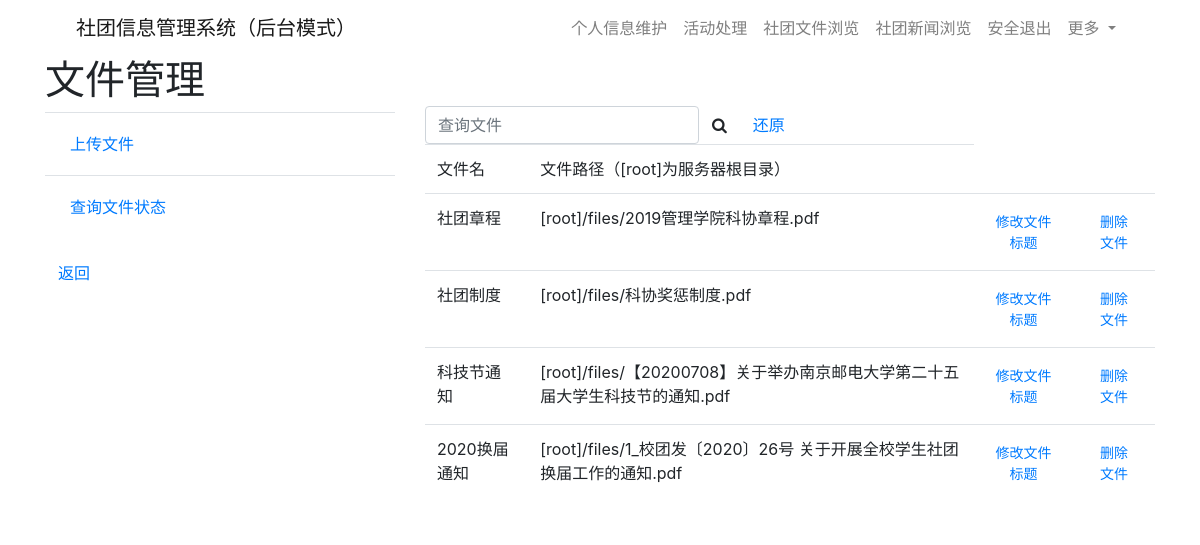
The app's page /frontend/manager/gjmanager/wjgl/cxwj.php with its own data.
### tables this page shows
CREATE TABLE `file` (
  `ID` int(4) NOT NULL COMMENT 'ID',
  `fi_name` varchar(20) NOT NULL DEFAULT '未命名' COMMENT '文件名',
  `fi_root` varchar(255) NOT NULL DEFAULT '/files/null.pdf' COMMENT '文件路径'
);

### frontend/manager/gjmanager/wjgl/cxwj.php (the view, shortened to what this page needs)
<!DOCTYPE html>
<html>
<head>
<link href="https://cdn.bootcdn.net/ajax/libs/twitter-bootstrap/4.5.2/css/bootstrap.css" rel="stylesheet">
<link rel="stylesheet" href="https://cdn.bootcdn.net/ajax/libs/font-awesome/4.7.0/css/font-awesome.min.css">
<link href="css/main.css" rel="stylesheet">
</head>
<body>
<div class="container">
	<div class="row clearfix">
		<div class="col-md-12 column">
		    <nav class="navbar navbar-light navbar-expand-md navigation-clean">
        <div class="container"><a class="navbar-brand" href="/frontend/manager/gjmanagermain.php">社团信息管理系统（后台模式）</a>
            <div class="collapse navbar-collapse" id="navcol-1">
                <ul class="navbar-nav ml-auto">
                    <li class="nav-item"><a class="nav-link" href="/frontend/grxxwh/grxxwh.php">个人信息维护</a></li>
                    <li class="nav-item"><a class="nav-link" href="/frontend/hdcl/hdcl.php">活动处理</a></li>
                    <li class="nav-item"><a class="nav-link" href="/frontend/stwjll/stwjll.php">社团文件浏览</a></li>
                    <li class="nav-item"><a class="nav-link" href="/frontend/stxwll/stxwll.php">社团新闻浏览</a></li>
                    <li class="nav-item"><a class="nav-link" href="/frontend/aqtc.php">安全退出</a></li>
                    <li class="nav-item dropdown"><a class="dropdown-toggle nav-link" aria-expanded="false" data-toggle="dropdown" href="#">更多&nbsp;</a>
                    </li>
                </ul>
            </div>
        </div>
    </nav>
		</div>
	</div>
	<div class="row clearfix">
		<div class="col-md-4 column">
		<table class="table table-hover" >
		<h1>文件管理</h1>
  <tbody>
      <tr>
      <td><a href="scwj.php" class="btn btn-link">上传文件</a></td>
    </tr>
    <tr>
      <td><a href="cxwj.php" class="btn btn-link">查询文件状态</a></td>
    </tr>
  </tbody>
</table>
<div style="margin-bottom:61px">
<a href="/frontend/manager/gjmanagermain.php" class="btn btn-link">返回</a>
</div>
		</div>
		<div class="col-md-8 column">
		<form class="form-inline" method="post" action="">
          <input type="text" name="ss" placeholder="查询文件" class="form-control"/>
          <button type="submit" class="btn btn-default" style=""><i class="fa fa-search" aria-hidden="true"></i></button>
        <button type="submit" class="btn btn-link" style="">还原</button>
        </form>
		<table class="table table-hover" >
		    <tbody>
		    <tr>
      <td>文件名</td>
      <td>文件路径（[root]为服务器根目录）</td>
    </tr>
	<?php
include 'C:\phpstudy_pro\WWW\bs\backend\class\Sql.php';
  $ss=$_POST['ss'];
  if (isset($ss)||$ss!=null||$ss!="") {
      $sql="select * from file where fi_name like('%$ss%') or fi_root like('%$ss%')";
  }else{
      $sql="select * from file";
  }
  $result=mysqli_query($conn,$sql);
  while ($myrow=mysqli_fetch_array($result)) {
?>
      <tr>
      <td><span><?php echo str_ireplace($ss,"<font color='color:#ff0000'>".$ss."</font>",$myrow[1]); ?></span></td>
      <td><span><?php echo '[root]'.str_ireplace($ss,"<font color='color:#ff0000'>".$ss."</font>",$myrow[2]); ?></span></td>
      <td>
        <form method="post" action="xgbt.php"><input type="hidden" name="id" value="<?php echo $myrow[0]; ?>">
        <button class="btn btn-link btn-sm" type="submit">修改文件标题</button></form>
      </td>
      <td>
        <form method="post" action="/backend/wjmanage/delwj.php"><input type="hidden" name="id" value="<?php echo $myrow[0]; ?>">
        <button class="btn btn-link btn-sm" type="submit">删除文件</button></form>
      </td>
    </tr>
<?php } ?>
  </tbody>
</table>
		</div>
	</div>
</div>
</body>
</html>

### records on screen
file: fi_name "社团章程", fi_root "/files/2019管理学院科协章程.pdf"
file: fi_name "社团制度", fi_root "/files/科协奖惩制度.pdf"
file: fi_name "科技节通知", fi_root "/files/【20200708】关于举办南京邮电大学第二十五届大学生科技节的通知.pdf"
file: fi_name "2020换届通知", fi_root "/files/1_校团发〔2020〕26号 关于开展全校学生社团换届工作的通知.pdf"
